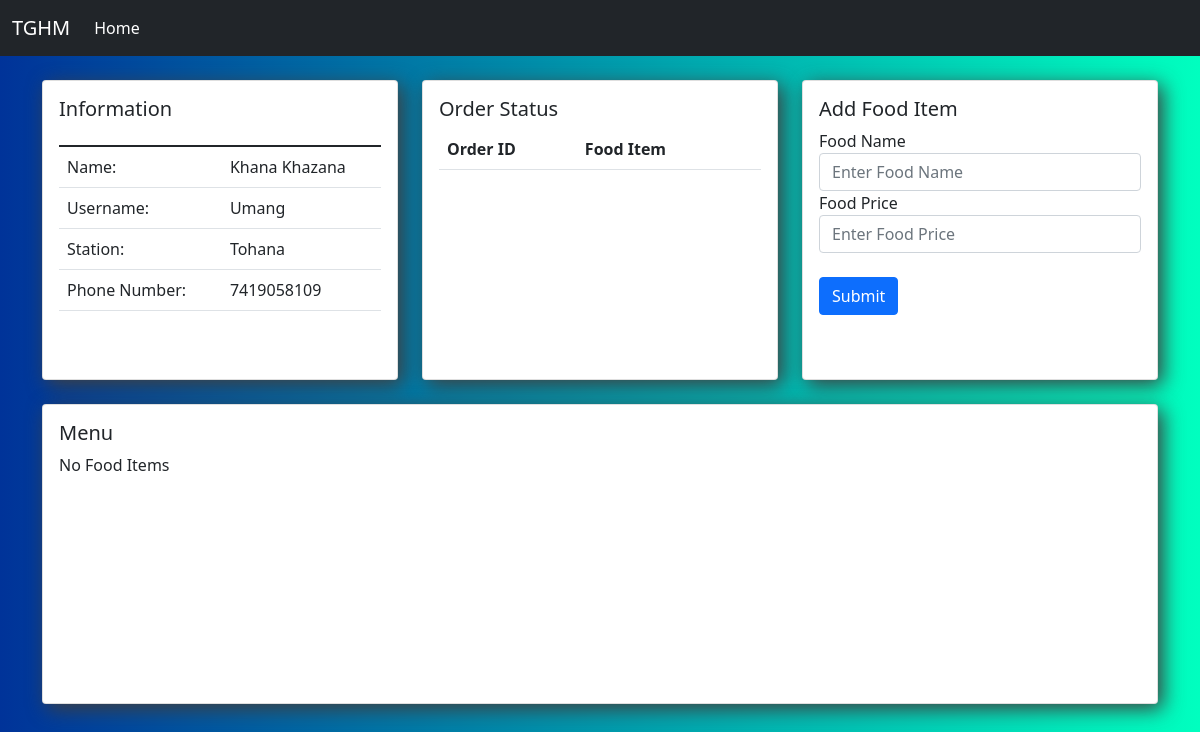
The page /restaurant/dashboard/1 on the database as committed earlier.
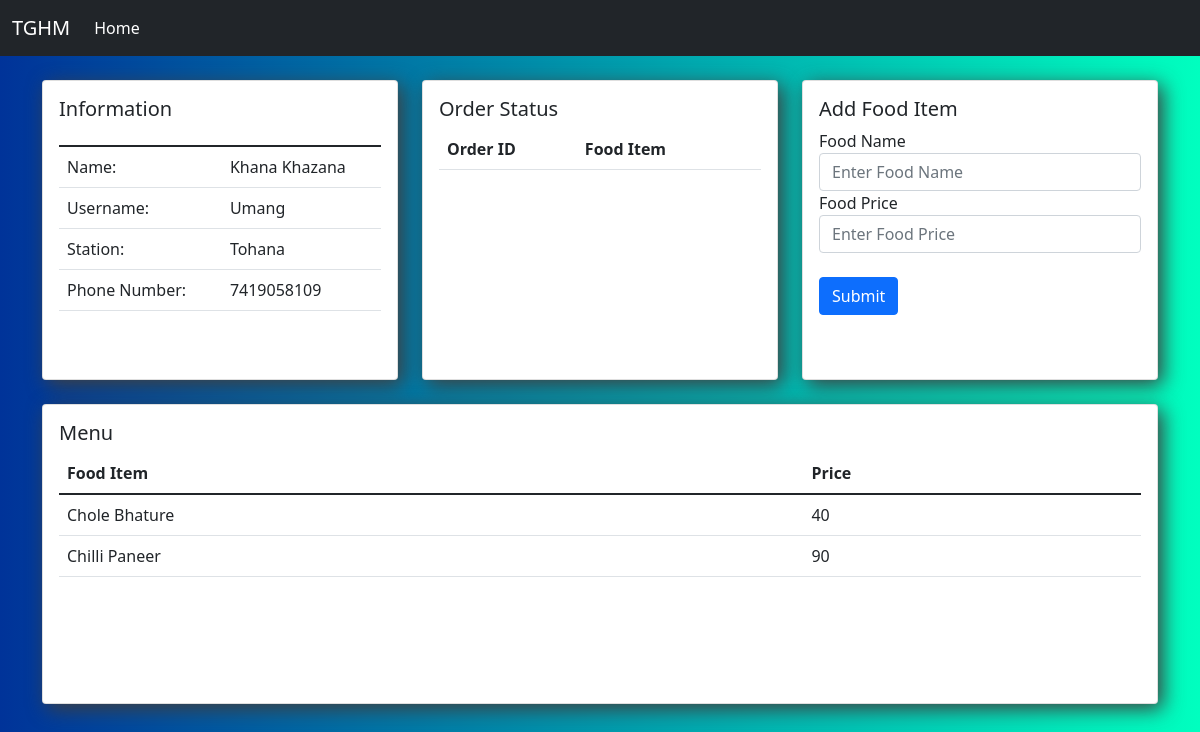
The same page on the database as committed later.
### restaurant/models.py (models this page shows, shortened)
class FoodItem(models.Model):
    name = models.CharField(max_length=40)
    price = models.IntegerField()
    restaurant = models.ForeignKey(Restaurant, on_delete=models.CASCADE)

### restaurant/views.py (the view)
# urls.py: path('dashboard/', views.dashboard, name='dashboard'),
def dashboard(request,restaurant_id):
    restaurant = Restaurant.objects.get(id=restaurant_id)
    food_list = FoodItem.objects.filter(restaurant_id=restaurant_id)
    order_list = Orders.objects.filter(restaurant_id=restaurant_id)
    context = {'restaurant': restaurant,'food_list': food_list, 'order_list': order_list}
    return render(request, 'restaurant/dashboard.html',context)

### restaurant/templates/restaurant/dashboard.html (shortened to what the changed rows need)
<!doctype html>
<html lang="en">
<head>
    <link href="https://cdn.jsdelivr.net/npm/bootstrap@5.1.3/dist/css/bootstrap.min.css" rel="stylesheet"
>
</head>
<body>
    <br>
    <div class="container">
        <div class="row">
            <div class="col">
                <div class="card">
                    <div class="card-body">
                        <div class="card-text">
                            <table class="table">
                                <thead>
                                    <tr>
                                        <th scope="col"></th>
                                        <th scope="col"></th>
                                    </tr>
                                </thead>
                            </table>
                        </div>
                    </div>
                </div>
            </div>
            <div class="col">
                <div class="card">
                    <div class="card-body">
                        <div class="card-text">
                            <table class="table">
                                <thead>
                                    <tr>
                                        <th scope="col">Order ID</th>
                                        <th scope="col">Food Item</th>
                                        <th scope="col"></th>
                                    </tr>
                                </thead>
                            </table>
                        </div>
                    </div>
                </div>
            </div>
        </div>
        <br>
        <div class="row">
            <div class="col">
                <div class="card">
                    <div class="card-body">
                        <div class="card-text">
                            {% if food_list %}
                            <table class="table">
                                <thead>
                                    <tr>
                                        <th scope="col">Food Item</th>
                                        <th scope="col">Price</th>
                                    </tr>
                                </thead>
                                <tbody>
                                    {% for item in food_list %}
                                    <tr>
                                        <td>{{item.name}}</td>
                                        <td>{{item.price}}</td>
                                    </tr>
                                    {% endfor %}
                                </tbody>
                            </table>
                            {% else %}
                            <p>No Food Items</p>
                            {% endif %}
                        </div>
                    </div>
                </div>
            </div>
        </div>
    </div>
</body>
</html>

Rows that differ between the two databases and show on the page:
added FoodItem: name "Chole Bhature", price "40"
added FoodItem: name "Chilli Paneer", price "90"
Other text that changed with them:
text no longer shown: "No Food Items"
text now shown: "Food Item Price"
